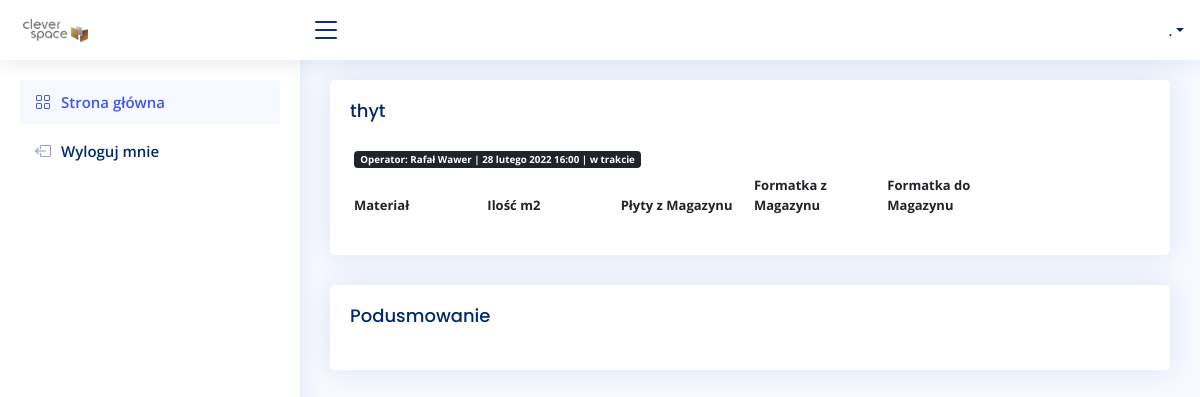
/production/1/detail, run on the app's committed database.
### production/models.py (models this page shows, shortened)
class Production(models.Model):
    PREPARATION = 0
    DONE = 1
    STATUS = (
        (PREPARATION, 'w trakcie'),
        (DONE, 'zakończone'),
    )
    user = models.ForeignKey(settings.AUTH_USER_MODEL, on_delete=models.CASCADE)
    order = models.CharField(max_length=255)
    date = models.DateTimeField(auto_now_add=True)
    status = models.SmallIntegerField(choices=STATUS, default=PREPARATION)

### account/models.py (models this page shows, shortened)
class UserBase(AbstractBaseUser, PermissionsMixin):
    email = models.EmailField(unique=True)
    first_name = models.CharField(max_length=150, blank=True)
    last_name = models.CharField(max_length=150, blank=True)
    phone_number = models.CharField(max_length=15, blank=True)
    postcode = models.CharField(max_length=12, blank=True)
    address_line_1 = models.CharField(max_length=150, blank=True)
    address_line_2 = models.CharField(max_length=150, blank=True)
    town_city = models.CharField(max_length=150, blank=True)
    is_active = models.BooleanField(default=True)
    is_staff = models.BooleanField(default=False)
    created = models.DateTimeField(auto_now_add=True)
    updated = models.DateTimeField(auto_now=True)
    objects = CustomAccountManager()
    USERNAME_FIELD = 'email'
    REQUIRED_FIELDS = ['first_name', 'last_name']
    class Meta:
        verbose_name = "Konto"
        verbose_name_plural = "Konta"

### production/views.py (the view)
# urls.py: path('<int:id>/detail', views.DetailProduction, name='detail-production'),
def DetailProduction(request, id):
    production = Production.objects.get(id=id)
    materials = production.productionmaterial_set.all()
    ctx = {
        'production': production,
        'materials': materials,
    }
    return render(request, 'stock/detail_production.html', ctx)

### stock/templates/stock/detail_production.html (shortened to what this page needs)
{% extends 'main.html' %}
{% block content %}
<div class="row">
  <div class="col-sm-12">
    <div class="card recent-sales">
      <div class="card-body">
       <h5 class="card-title">{{ production.order }} </h5>
       <div class="row">
         <div class="col-sm-12">
           <div class="table-responsive">
              <table class="table table-borderless table-hover table-sm text-start">
              <thead>
               <tr>
                <td colspan="6"><span class="badge {% if production.status == 1 %} bg-success  {% elif production.status == 0 %} bg-dark  {% endif %} ">
             Operator: {{ production.user.first_name }} {{ production.user.last_name }} | {{ production.date }} | {{ production.get_status_display}}</span></td>
              </tr>
                <tr>
                  <th scope="col">Materiał</th>
                  <th scope="col">Ilość m2</th>
                  <th scope="col">Płyty z Magazynu</th>
                  <th scope="col">Formatka z Magazynu</th>
                  <th scope="col">Formatka do Magazynu</th>
                </tr>
              </thead>
              </table>
            </div>
          </div>
        </div>
      </div>
    </div>
  </div>
{% include 'stock/summary.html' %}
</div>
 {% endblock %}

### static/assets/css/style.css (style rules this page uses)
:root { scroll-behavior: smooth; }
body { font-family: "Open Sans", sans-serif; background: #f6f9ff; color: #444444; }
h1, h2, h3, h4, h5, h6 { font-family: "Nunito", sans-serif; }
.card { margin-bottom: 30px; border: none; border-radius: 5px; box-shadow: 0px 0 30px rgba(1, 41, 112, 0.1); overflow: hidden; }
.card-title { padding: 20px 0 15px 0; font-size: 18px; font-weight: 500; color: #012970; font-family: "Poppins", sans-serif; }
.card-body { padding: 0 20px 20px 20px; }
.table { text-align: center; font-size: small; }
table { table-layout: fixed; word-wrap: break-word; }

### data on the page
Production: order "thyt", user.first_name "Rafał", user.last_name "Wawer", date "28 lutego 2022 16:00", status "w trakcie"
